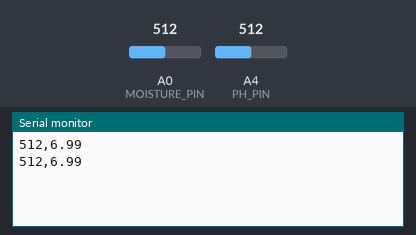
Simulated run of this sketch. Board: Arduino Uno, built with avr-gcc and run on an emulated ATmega328P. Shown: the last lines printed to the serial monitor. The test bench sets the inputs (shaded band); at power-on: A0 (MOISTURE_PIN) = 512, A4 (PH_PIN) = 512.

Above: at 2.8 s.
2.9 s: A0 (MOISTURE_PIN) set to 716
At 4.6 s:
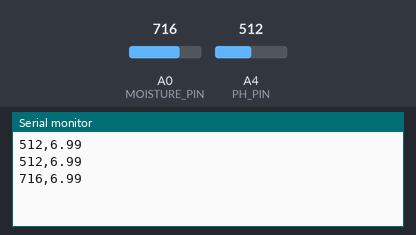
5.6 s: A4 (PH_PIN) set to 716
At 7.3 s:
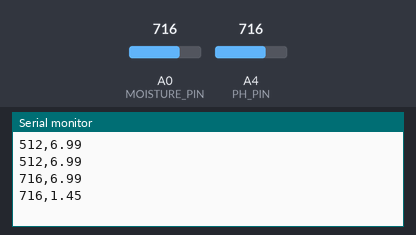
8.3 s: A0 (MOISTURE_PIN) set to 900
At 10.4 s:
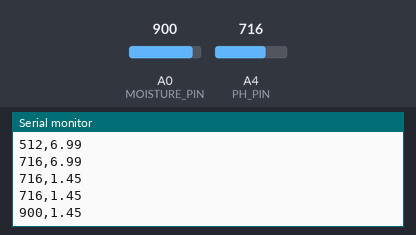
11.0 s: A4 (PH_PIN) set to 900
At 13.2 s:
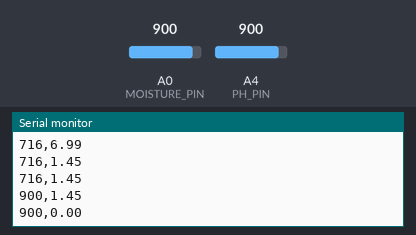
Timing chart, 0 to 14.7 s (numbered marks = the images above; inputs shaded):
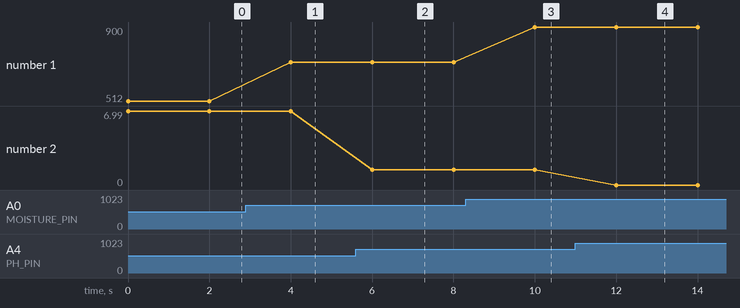

Measured:
- after the input at 2.9 s, the serial monitor: prints a new line after 1.1 s (image 1)
- after the input at 5.6 s, the serial monitor: prints a new line after 0.40 s (image 2)
- after the input at 8.3 s, the serial monitor: prints a new line after 1.7 s (image 3)
- after the input at 11.0 s, the serial monitor: prints a new line after 1.0 s (image 4)
- plotted number 1: 512 → 716 after the input at 2.9 s, 716 → 900 after the input at 8.3 s
- plotted number 2: 6.99 → 1.45 after the input at 5.6 s, 1.45 → 0 after the input at 11.0 s

The sketch:

sensors_reading.ino
```cpp
#define MOISTURE_PIN A0
#define PH_PIN A4

void setup() {
  Serial.begin(9600);
}

void loop() {
  int moisture = analogRead(MOISTURE_PIN);
  int phRaw = analogRead(PH_PIN);
  float voltage = phRaw * (5.0 / 1023.0);
float pH = 7.0 + ((2.5 - voltage) / 0.18);
  if (pH < 0) {
    pH = 0;
  }

  if (pH > 14) {
    pH = 14;
  }
  Serial.print(moisture);
  Serial.print(",");
  Serial.println(pH, 2);

  delay(2000);
}
```
